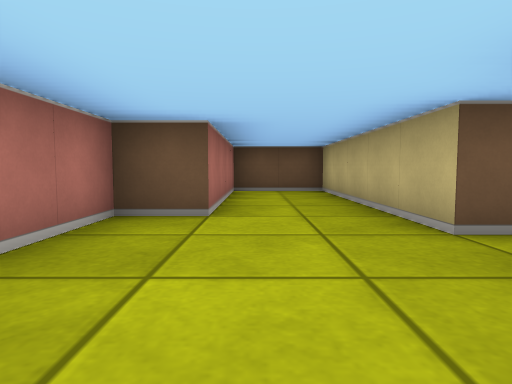
[1] (above)

16 first-person views from a walk through a cub3D level. The camera is about half as high as the walls, tilts 4° down and sees 75° across. The floor is counted in squares. Each view is taken from the middle of a square. On the plan, view 1 faces up. The plan holds only what a view shows up to about 9 squares ahead; the rest is blank.

[2]
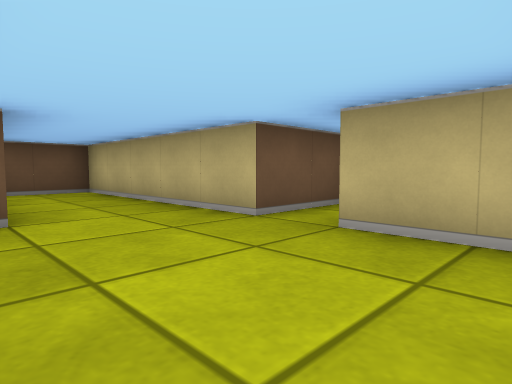

[3]
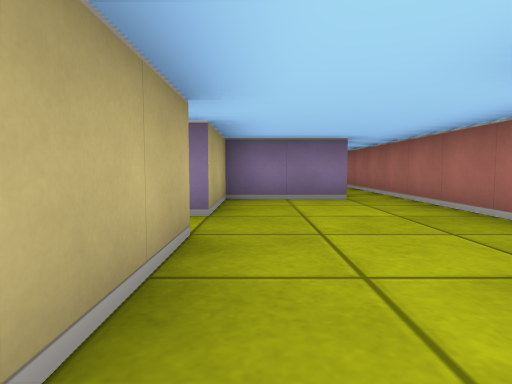

[4]
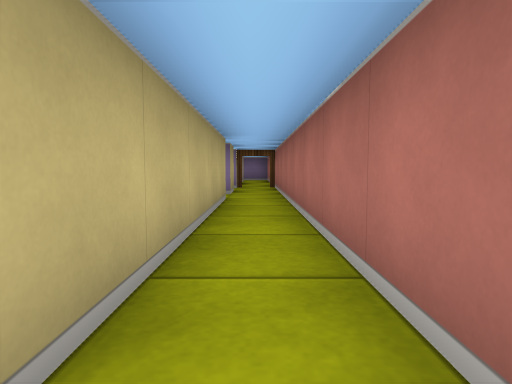

[5]
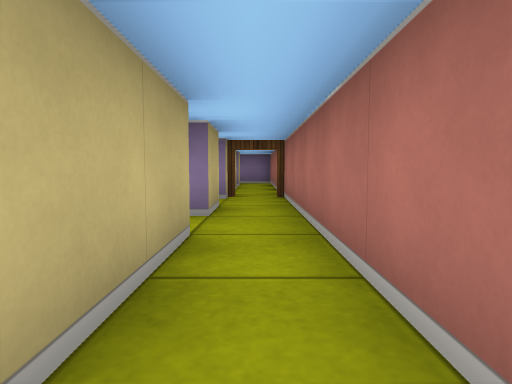

[6]
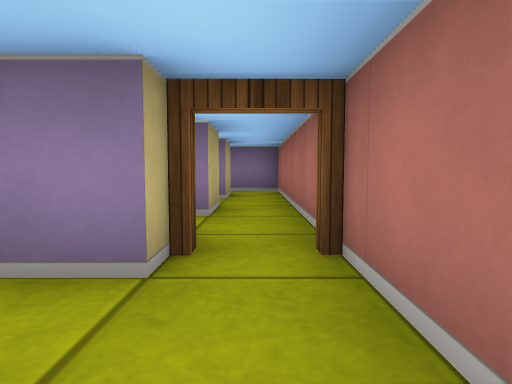

[7]
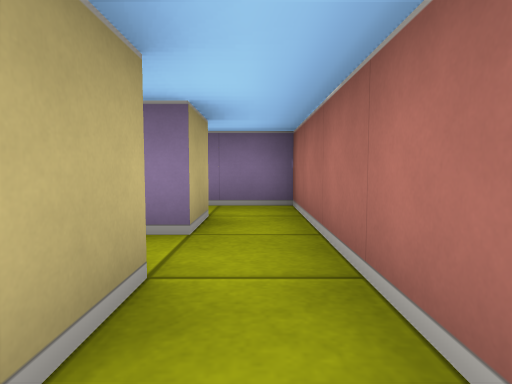

[8]
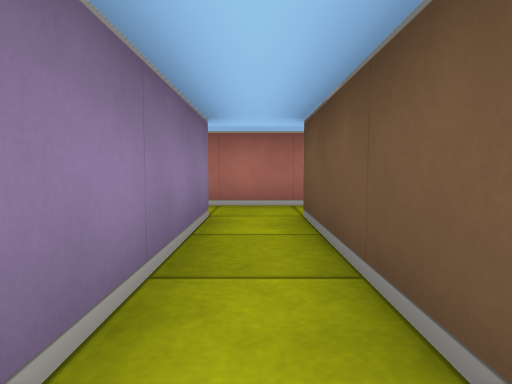

[9]
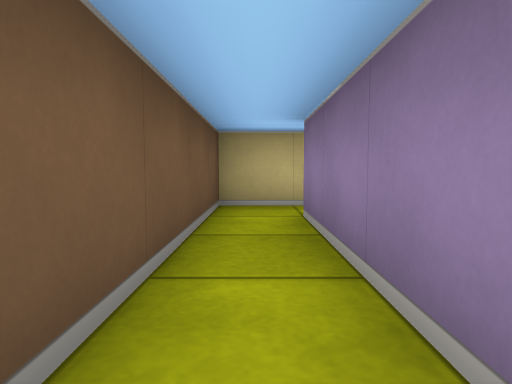

[10]
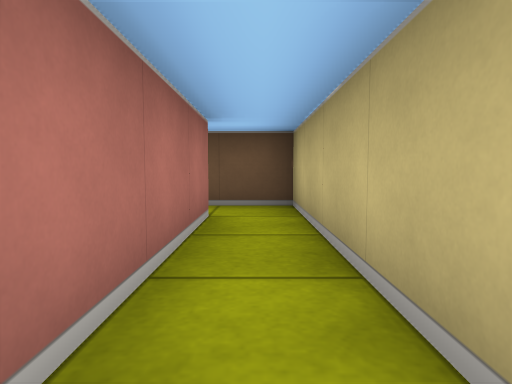

[11]
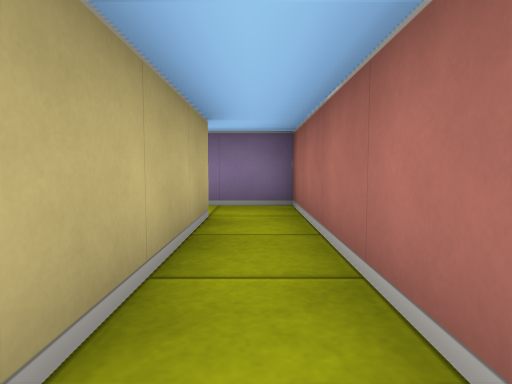

[12]
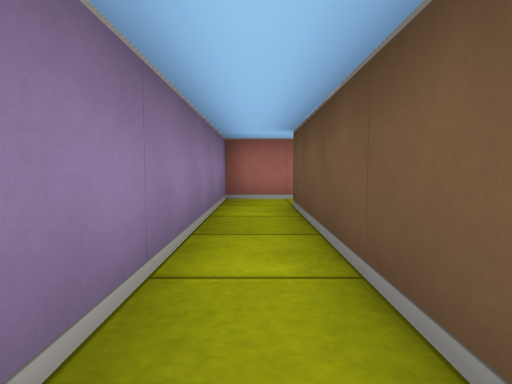

[13]
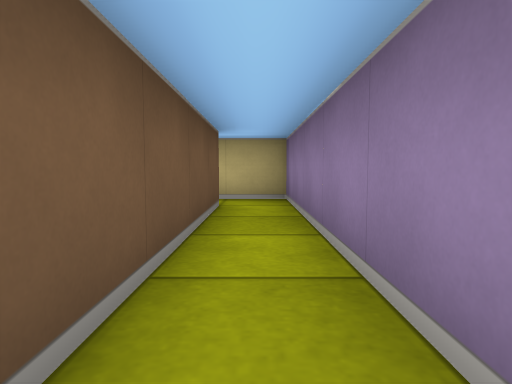

[14]
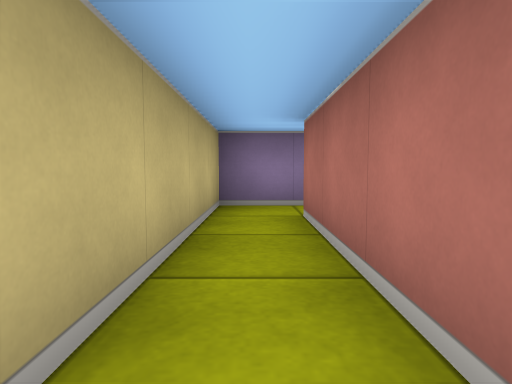

[15]
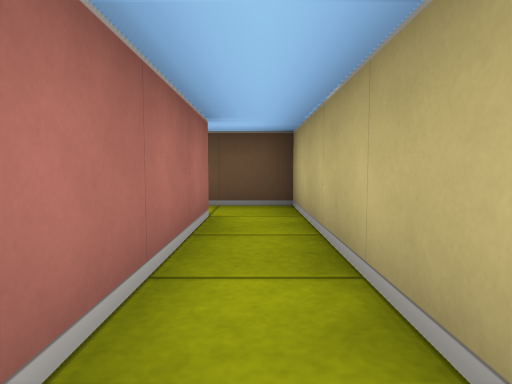

[16]
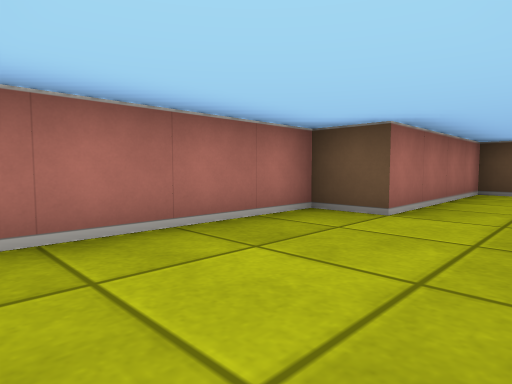

### Floor plan
Points are (right, up) in squares from view 1. A wall is a line through its corners. A room is listed if a view was taken in it or the views show most of it. See-through windows are left out.
Room 1 (views 1, 2, 3, 4, 5, 6, 16)
walls: (3.2, 2.5) (1.5, 2.5) (1.5, 7.5) (-0.5, 7.5) (-0.5, 3.5) (-1.5, 3.5) (-1.5, -9); (-0.5, -5.5) (-0.5, -0.5) (1.5, -0.5) (1.5, 1.5); (-0.5, -7.5) (-0.5, -6.5); (-0.5, -8.5) (0.2, -8.5)
ways out: open door at (-1, -9) to room 2; opening at (0, -8); opening at (2, 2); open door at (0, -6)
Room 2 (view 7)
walls: (-1.5, -9) (-1.5, -11.5); (-0.5, -11.5) (-0.5, -10.5)
ways out: open door at (-1, -9) to room 1; opening at (-1, -11) to room 3; opening at (0, -10)
Room 3 (views 8, 9, 11)
walls: (-0.5, -12.5) (2.5, -12.5); (-1.5, -11.5) (-1.5, -12.5); (3.5, -12.5) (3.5, -11.5) (-0.5, -11.5)
ways out: opening at (-1, -11) to room 2; opening at (3, -12) to room 4; opening at (-1, -13) to room 6
Room 4 (views 10, 12, 13)
walls: (8.5, -15.5) (3.5, -15.5) (3.5, -12.5); (2.5, -12.5) (2.5, -16.5) (8.5, -16.5)
ways out: opening at (3, -12) to room 3; opening at (8, -16) to room 5
Room 5 (views 14, 15)
walls: (8.5, -12.5) (8.5, -15.5); (8.5, -16.5) (9.5, -16.5) (9.5, -11.5) (8.2, -11.5)
ways out: opening at (8, -16) to room 4; opening at (8, -12)
Room 6 (no view inside)
walls: (-0.5, -13.5) (-0.5, -12.5); (-1.5, -12.5) (-1.5, -14.5) (-0.2, -14.5)
ways out: opening at (-1, -13) to room 3; opening at (0, -14)

Where each view was taken, in squares from view 1:
view 1: 0 up, 0 right, facing up
view 2: 0 up, 1 left, facing up-right
view 3: 5 up, 1 right, facing down
view 4: 0 up, 1 left, facing down
view 5: 3 down, 1 left, facing down
view 6: 7 down, 1 left, facing down
view 7: 10 down, 1 left, facing down
view 8: 12 down, 3 right, facing left
view 9: 12 down, 1 left, facing right
view 10: 16 down, 3 right, facing up
view 11: 12 down, 3 right, facing down
view 12: 16 down, 8 right, facing left
view 13: 16 down, 4 right, facing right
view 14: 12 down, 9 right, facing down
view 15: 16 down, 9 right, facing up
view 16: 0 up, 1 right, facing up-left
